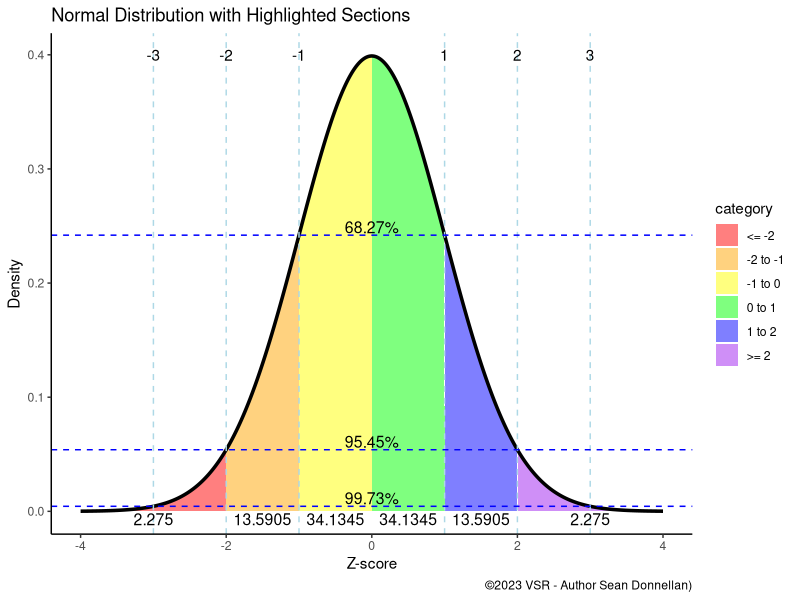

This chart was generated by the following R code:
#!/usr/bin/env Rscript
# get filename to work on
# test if there is at least one argument: if not, return an error
if (interactive()) {
  interactive <- interactive()
  #probably running on my laptop so set these manually for testing through gui (rstudio)
  filename <- "normalDist.svg"
  setwd("/Users/seandonnellan/Documents/Github/donnels/r/data")
} else {
  #probably running in a docker or similar
  args <- commandArgs(trailingOnly = TRUE)
  if (length(args)==0) {
    stop("At least one argument must be supplied (input file)", call.=FALSE)
  } else {
    filename <- args[1]
  }
}

#Load Libraries
libs = c("ggplot2")
for (i in libs){
  if( !is.element(i, .packages(all.available = TRUE)) ) {
    install.packages(i)
  }
  library(i,character.only = TRUE)
}
# Create a data frame with x values
df <- data.frame(x = seq(-4, 4, length.out = 1000))
# Add a column with the density values
df$density <- dnorm(df$x)
# Find the density values at z-scores of different values
x_vals <- c(1,2,3)
roundn <- 4
density_vals <- dnorm(x_vals)
percent_vals <- round(pnorm(x_vals) - pnorm(x_vals*-1), 4)*100
isectdf <- data.frame(cbind(x = x_vals, density = density_vals, percent = percent_vals))
colnames(isectdf) <- c("x", "density","percent")
# Define color cutoffs for the density plot
labeldf <- data.frame(
  'colors' = c("red", "orange", "yellow", "green", "blue", "purple"),
  'percent' = c(round(pnorm(2,lower.tail=F)*100,roundn),
                round((pnorm(1,lower.tail=F)-pnorm(2,lower.tail=F))*100,roundn), 
                round((pnorm(0,lower.tail=F)-pnorm(1,lower.tail=F))*100,roundn), 
                round((pnorm(0,lower.tail=F)-pnorm(1,lower.tail=F))*100,roundn), 
                round((pnorm(1,lower.tail=F)-pnorm(2,lower.tail=F))*100,roundn), 
                round(pnorm(2,lower.tail=F)*100,roundn) ), 
  'percentxPos' = c(-3, -1.5, -0.5, .5, 1.5, 3 ), 
  'labels1' = c("-Inf to -2", "2 to -1", "-1 to 0", "0 to 1", "1 to 2", "2 to Inf"), 
  'labels' = c("<= -2", "-2 to -1", "-1 to 0", "0 to 1", "1 to 2", ">= 2")) 
color_cutoffs <- c(-Inf, -2, -1, 0, 1, 2, Inf)
# Add a column with color categories
df$category <- cut(df$x, breaks = color_cutoffs, labels = labeldf$labels)
plot <- ggplot(df, aes(x, density)) +
  geom_area(aes(fill = category), alpha = 0.5) + geom_line(linewidth = 1.2) +
  scale_fill_manual(values = labeldf$colors, labels = labeldf$labels) +
  geom_vline(linetype = "dashed", color = "lightblue", xintercept = c(isectdf$x,isectdf$x*-1)) +
  geom_text(data=isectdf, x = isectdf$x, y = .4, aes( label = x)) +
  geom_text(data=isectdf, x = isectdf$x*-1, y = .4, aes( label = x*-1)) +
  geom_hline(linetype = "dashed", color = "blue", yintercept = isectdf$density) +
  geom_text(data=isectdf, x = 0, y = isectdf$density+.007, size = 4, aes( label = paste0(percent, "%"))) +
  geom_text(data=labeldf, x = labeldf$percentxPos, y = -.007, size = 4, aes( label = percent )) +
  xlab("Z-score") + ylab("Density") +   theme_classic() +
  ggtitle("Normal Distribution with Highlighted Sections") +
  labs(caption = "©2023 VSR - Author Sean Donnellan)")

if (interactive()) {plot}
svg(file = filename )
plot
dev.off()
